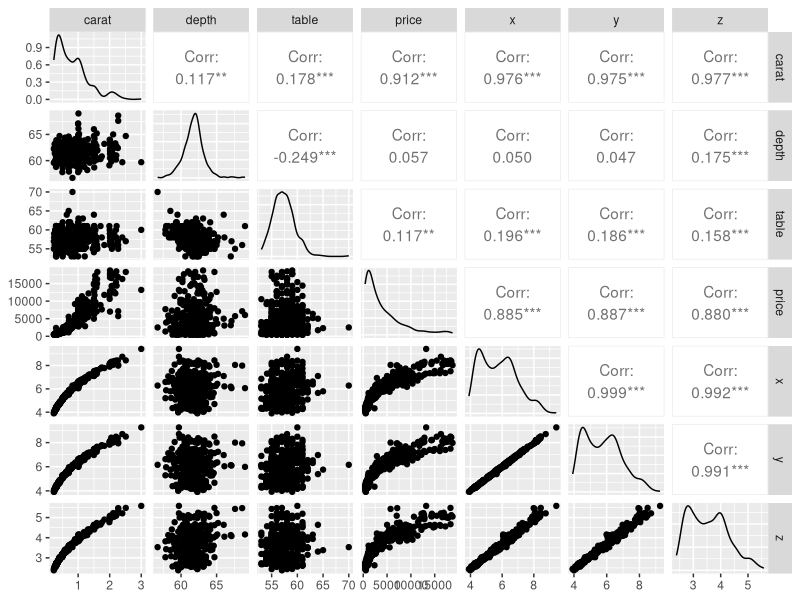
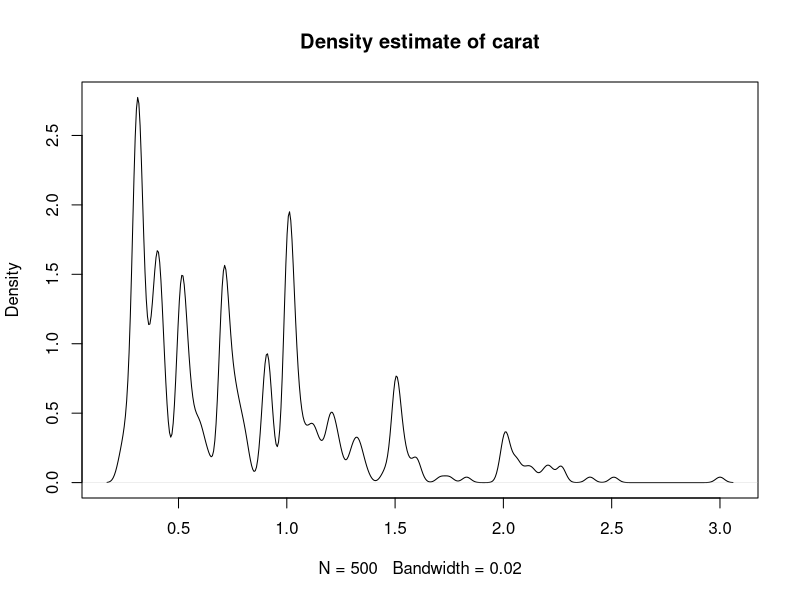
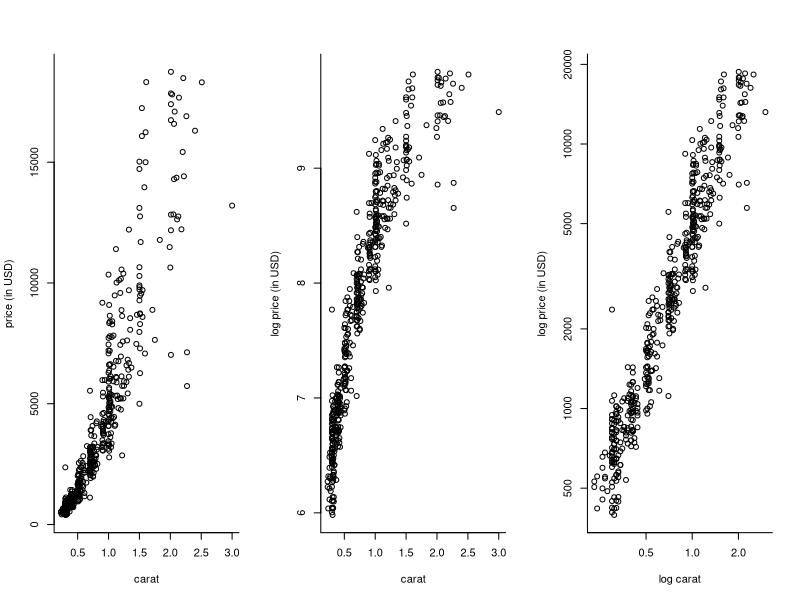
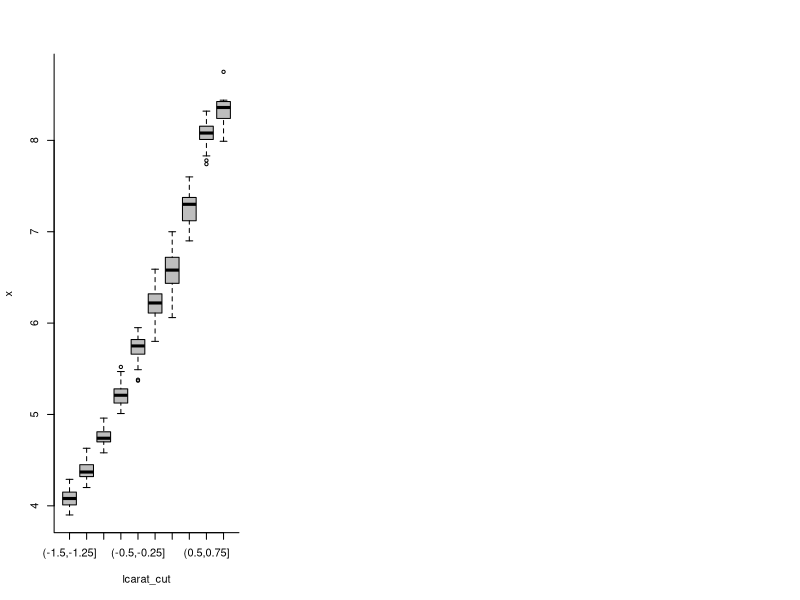
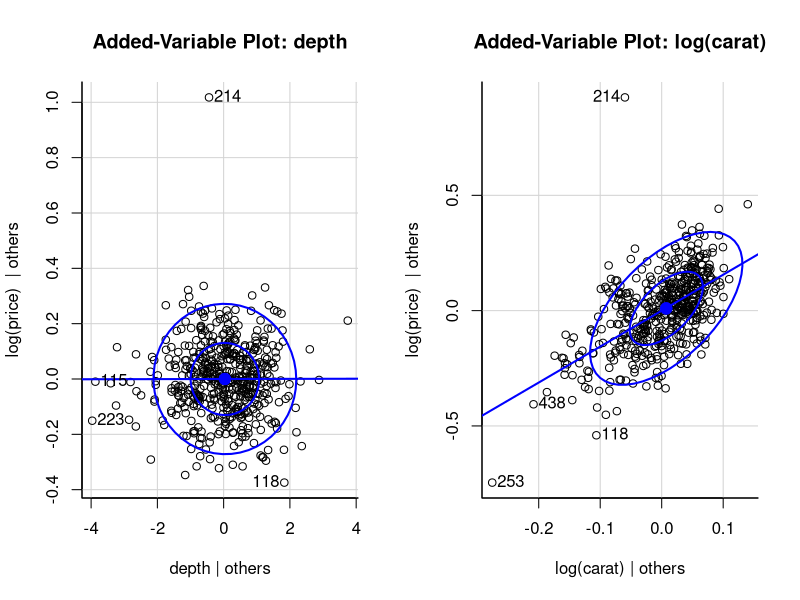

R code for these plots, in order: (Note: this script raises an error after producing the figures.)
## ---- chunk 1
options(show.signif.stars=FALSE)
bl <- scales::alpha("black", 0.5)
par(pch = 20, col = bl, bty = "l")
rm(list = ls())
## ---- chunk 2
#install.packages("ggplot2")
library(ggplot2); library(car)
data(diamonds, package = "ggplot2")
help(diamonds)
#Subsample because the dataset is very large
set.seed(1234) #Fix RNG seed so as to make output reproducible
di <- diamonds[sample.int(size = 500, replace = FALSE, n = nrow(diamonds)), ]
attach(di)
## ---- chunk 3
str(di)
apply(di, 2, range)
print(GGally::ggpairs(di[,-(2:4)], progress = FALSE))
table(cut)
table(clarity)
table(color)
graphics.off()
plot(density(carat, bw = 0.02), main = "Density estimate of carat")
## ---- chunk 4
par(mfrow = c(1, 3), bty = "l")
plot(x = carat, y = price, ylab = "price (in USD)", xlab = "carat")
plot(carat, log(price), ylab = "log price (in USD)", xlab = "carat")
plot(carat, price, log="xy", ylab = "log price (in USD)", xlab = "log carat")
## ---- chunk 5
lcarat_cut <- cut(log(carat), breaks = seq(-1.5, 1, by = 0.25))
boxplot(x ~ lcarat_cut, col = 'grey')
## ---- chunk 6
#Small model
redu_mod <- lm(log(price) ~ log(carat))
#Unordered factors (so they are interpretable)
#Ordered factors use an orthogonal decomposition
cut <- factor(cut, ordered = FALSE)
color <- factor(color, ordered = FALSE)
clarity <- factor(clarity, ordered = FALSE)
#Full additive model
full_mod <- lm(log(price) ~ log(carat) + cut + color + clarity + depth + table + x)
summ_full <- summary(full_mod)
knitr::kable(coef(summ_full), digits = 3)
RSS_full <- summ_full$sigma^2 * summ_full$df[2]
#RSS_full <- crossprod(resid(full_mod))[1]
## ---- chunk 7
par(mfrow = c(1, 2))
car::avPlot(full_mod, variable = "depth", ellipse = TRUE)
#slope close to zero indicates lack of relationship
car::avPlot(full_mod, variable = "log(carat)", ellipse = TRUE)
## ---- chunk 8
anova(lm(log(price) ~ log(carat) + cut + color + clarity + x), full_mod)
## ---- chunk 9
drop1(lm(log(price) ~ log(carat) + cut + color + clarity + x), test = "F")
## ---- chunk 10
add_step1 <- add1(redu_mod, scope = formula(full_mod), scale = RSS_full, test = "F")
form <- deparse(formula(redu_mod))
while(length(which(add_step1[,"Pr(>F)"] < 0.05)) > 0){
  new_var <- rownames(add_step1)[which.max(add_step1[,"F value"])]
  form <- paste(form, new_var, sep = " + ")
  add_step1 <- add1(update(redu_mod, formula = form), 
                    scope = formula(full_mod), scale = RSS_full, test = "F")
}
## ---- chunk 11
add1(lm(formula = form, data = di),
        scope =  as.formula(paste(form, "+ log(carat):color + log(carat):clarity + 
                                  log(carat):cut + color:cut + color:clarity + cut:clarity", collapse = "")),
     test = "F")
## ---- chunk 12
BIC_search <- formula(step(full_mod, trace = 0, k = log(nrow(di)))) #BIC
#Search within space of main effect-only models
BIC_mod <- lm(BIC_search, data = di) 
final_mod <- lm(log(price) ~ log(carat) + cut + color + clarity + 
                  x + table + log(carat):cut, data = di)
#summary(final_mod)
## ---- chunk 13
#Leave-one-out cross validation
PRESS <- function(model){crossprod(rstandard(model, type = "pred"))[1,1]}
round(c("reduced model" = PRESS(redu_mod), #underfit?
        "final model " = PRESS(final_mod),
        "full model" = PRESS(full_mod)),
  digits = 2) #overfitting
## ---- chunk 14
K <- 10
#Manually perform cross fold validation
KfoldCV <- function(fitted.mod, K, ...){
  data <- model.matrix(fitted.mod) #design matrix
  y <- fitted.mod$model[,1] #response
  n <- nrow(data)
  #Shuffle the indices
  inds <- sample.int(n = n, size = n, replace = FALSE)
  #Split into K groups of ~ equal size (from https://stackoverflow.com/a/16275428)
  form_group <- function(x, n){ split(x, cut(seq_along(x), n, labels = FALSE)) }
  groups <- form_group(inds, K)
  #Obtain prediction from K-folds
  preds <- rep(NA, n)
  for(j in 1:K){
   preds[groups[[j]]] <- data[groups[[j]],] %*% 
                            lm(y[-groups[[j]]] ~ -1 + data[-groups[[j]],])$coef
  } 
  #Compute prediction error
  crossprod(preds - y)[1,1]
}
## Because splitting is random, get different answer
round(c("reduced model" = median(replicate(KfoldCV(fitted.mod = redu_mod, K = K), n = 100)),
        "final model " = median(replicate(KfoldCV(fitted.mod = final_mod, K = K), n = 100)),
        "additive forward" = median(replicate(KfoldCV(fitted.mod = BIC_mod, K = K), n = 100))),
        digits = 2)
## ---- chunk 15
par(mfrow = c(2, 2), mar = c(5, 5, 1.5, 0.5))
bl <- scales::alpha("black", 0.5) #semi-transparent black
n <- nrow(di)
#plot(final_mod)

#Student Q-Q plot
qqPlot(final_mod, simulate = 1999, envelope = TRUE,
       ylab = "Externally studentized residuals", 
       xlab = "Theoretical student quantiles", 
       pch = 20, col = bl)
#Residuals vs fitted values
residualPlot(final_mod, type = "rstudent", quadratic = FALSE, 
             pch = 20, ylab = "Externally studentized residuals")
#Cook distance
plot(cooks.distance(final_mod), col = bl, pch = 20, ylab = "Cook's distances")
abline(h = 8/(n-2*length(coef(final_mod))), col = 2)
influencePlot(final_mod)
## ---- chunk 16
library(leaps)
#Generate random noise
simulation <- function(n = 25, p = 10, method = c("BIC", "Cp"), correlated = TRUE){
  method <- match.arg(method)
  require(leaps)
  if(correlated){
    #Simulate a random covariance matrix
    Sig<- rWishart(1, p + 2, diag(1, p) / (p + 2) + matrix(0.2, ncol = p, nrow = p))[,,1]
    #Simulate homoskedastic multivariate Normal observations
    X <- mvtnorm::rmvnorm(n = n, sigma = cov2cor(Sig))
    #Create a vector with no intercept, but with some regressors
    y <- c(X[,1:5] %*% runif(5, min = -1, max = 1) + rnorm(n))
  } else{
    #Random and uncorrelated regressors and design matrix entries
    y <- rnorm(n)
    X <- matrix(rnorm(10 * n), ncol = p)
  }
  data <- data.frame(y = y, X = X)
  if(method == "BIC"){
    # Find best model of each side using BIC
    # Compute using forward - backward
    modsef <- step(lm(y~1), direction = "both", k = log(nrow(X)), 
                   scope = list(lower = ~1, upper = ~.), data = data, trace = FALSE)
    modseb <- step(lm(y~., data = data), direction = "both", k = log(nrow(X)), 
                   scope = list(lower = ~1, upper = ~.), data = data, trace = FALSE)
    ind <- which.min(c(BIC(modsef), BIC(modseb)))
    lmod <- switch(ind, modsef, modseb)
  } else if (method == "Cp"){
    # Same thing, with Mallow's CP
    modse <- leaps(x = X, y = y, method = "Cp")
    #Pick the model with the lowest Cp value
    # verify this is not the intercept-only model
    which_cols <- sum(modse$which[which.min(modse$Cp),])
    if(sum(which_cols == 0)){
      lmod <- lm(y ~ 1)  #if intercept-only
    } else{
      lmod <- lm(y ~ X[,modse$which[which.min(modse$Cp),]]) 
      #else keep only the columns from model with lowest Cp
    }
  }
  #Return P-value from summary (also fit the correct model)
  if(correlated){
    c(summary(lmod)[[4]][1,4], summary(lm(y~X[,1:5]))[[4]][1,4])
    } else{
    c(summary(lmod)[[4]][1,4], summary(lm(y~1))[[4]][1,4])  
    }
}

nrep <- 5000L
#Run simulation 5000 times with BIC as model selection, n = 25, p = 10
simu1 <- replicate(simulation(n = 25, correlated = FALSE), n = nrep)
rownames(simu1) <- c("BIC", "Correct")
#Empirical coverage
cov_uncor_BIC <- cbind(rowMeans(simu1 < 0.1), rowMeans(simu1 < 0.05), rowMeans(simu1 < 0.01))
dimnames(cov_uncor_BIC) <- list("model" = c("Lowest BIC model", "Correct model"), 
                                             "size" = c("0.1","0.05","0.01"))
cat("Uncorrelated variables, model selection using BIC")
print(cov_uncor_BIC)
datf <- data.frame(x = as.vector(t(simu1)), selected = 
                     as.factor(rep(c("Lowest BIC model", "Correct model"), each = nrep)))
ggplot2::ggplot(dat = datf, aes(x=x, fill=selected)) +
    geom_histogram(alpha=.4, bins = 20, boundary = 0, position="identity") +
 theme(legend.position="top")


#Same, this time with strongly correlated variables
simu2 <- replicate(simulation(n = 25, correlated = TRUE), n = nrep)
cov_cor_BIC <- cbind(rowMeans(simu2 < 0.1), rowMeans(simu2 < 0.05), rowMeans(simu2 < 0.01))
dimnames(cov_cor_BIC) <- list("model" = c("Lowest BIC model", "Correct model"), 
                              "size" = c("0.1","0.05","0.01"))
cat("Correlated variables, model selection using BIC")
print(cov_cor_BIC)


simu3 <- replicate(simulation(n = 25, correlated = FALSE, method = "Cp"), n = nrep)
rownames(simu3) <- c("Cp", "Correct")
#Empirical coverage
cov_uncor_CP <- cbind(rowMeans(simu3 < 0.1), rowMeans(simu3 < 0.05), rowMeans(simu3 < 0.01))
dimnames(cov_uncor_CP) <- list("model" = c("Lowest Cp model", "Correct model"), 
                               "size" = c("0.1","0.05","0.01"))
cat("Uncorrelated variables, model selection using Mallow's Cp")
print(cov_uncor_CP)

simu4 <- replicate(simulation(n = 25, correlated = TRUE, method = "Cp"), n = nrep)
cov_cor_CP <- cbind(rowMeans(simu4 < 0.1), rowMeans(simu4 < 0.05), rowMeans(simu4 < 0.01))
dimnames(cov_cor_CP) <- list("model" = c("Lowest Cp model", "Correct model"), "size" = c("0.1","0.05","0.01"))
cat("Correlated variables, model selection using Mallow's Cp")
print(cov_cor_CP)
datf <- data.frame(x = as.vector(t(simu4)), selected = 
                     as.factor(rep(c("Lowest Cp model", "Correct model"), each = nrep)))
ggplot2::ggplot(dat = datf, aes(x=x, fill=selected)) +
    geom_histogram(alpha=.4, bins = 20, boundary = 0, position="identity") +
 theme(legend.position="top")
